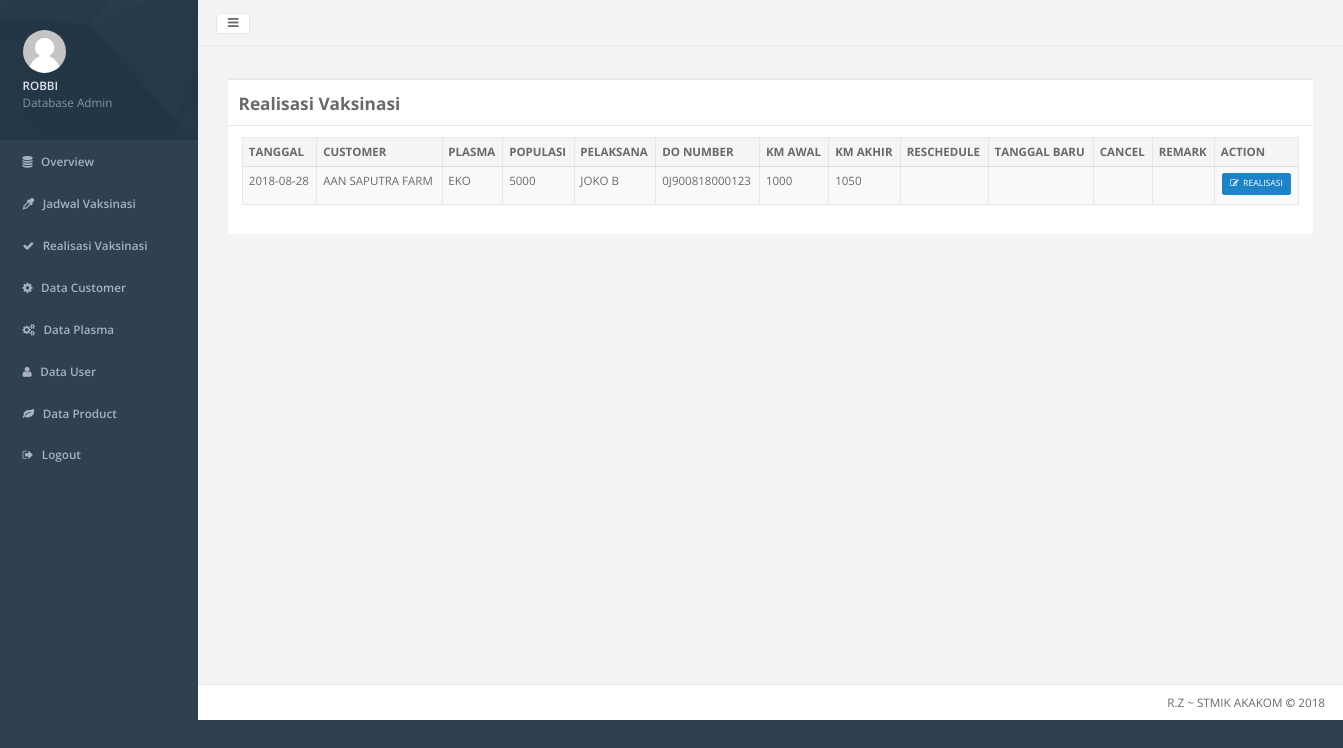
/_admin/home.php?hal=realisasi-data (signed in), run on an earlier commit of the app's database.
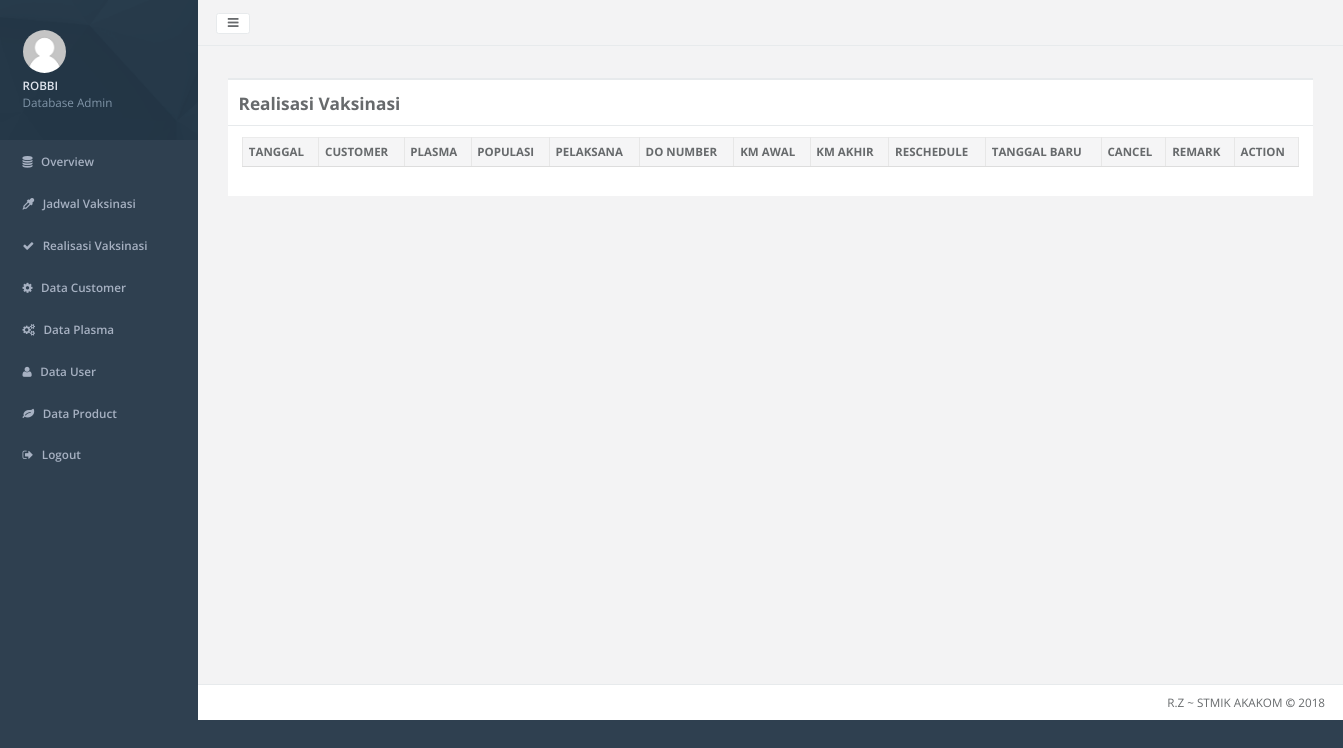
And on a later commit of the database.
### tables this page shows
CREATE TABLE `vaksinasi` (
  `vacid` int(255) NOT NULL,
  `plasmacode` int(8) NOT NULL,
  `stockcode` varchar(8) NOT NULL,
  `pelaksana` int(8) NOT NULL,
  `tanggal` date NOT NULL,
  `jenis` enum('LAYER','BROILER','PEJANTAN','BREEDING','BEBEK') NOT NULL,
  `populasi` int(8) NOT NULL,
  `umur` int(4) NOT NULL,
  `aplikasi` enum('SUBKUTAN','IM-DADA','IM-PAHA','T-MATA','T-MULUT','T-HIDUNG','MINUM','SPRAY','SAYAP') NOT NULL,
  `status` enum('BELUM','SUDAH') NOT NULL DEFAULT 'BELUM',
  `donumber` varchar(16) DEFAULT NULL,
  `batch` varchar(16) DEFAULT NULL,
  `kmstart` int(8) DEFAULT NULL,
  `kmfinish` int(8) DEFAULT NULL,
  `remark` varchar(128) DEFAULT NULL,
  `reschedule` enum('A','B','C','D','E','F','G','H') DEFAULT NULL,
  `newdate` date DEFAULT NULL,
  `cancel` enum('1','2','3','4') DEFAULT NULL
);

CREATE TABLE `customer` (
  `custcode` char(5) NOT NULL,
  `custname` varchar(32) NOT NULL,
  `category` enum('PS','Farm','KK','KL','KN') NOT NULL,
  `salesman` varchar(3) NOT NULL
);

CREATE TABLE `plasma` (
  `plasmacode` int(8) NOT NULL,
  `custcode` varchar(5) NOT NULL,
  `plasmaname` varchar(32) NOT NULL,
  `address` varchar(128) NOT NULL,
  `city` varchar(32) NOT NULL,
  `area` enum('DK','LK') NOT NULL,
  `phone` varchar(16) NOT NULL
);

CREATE TABLE `user` (
  `uid` int(8) NOT NULL,
  `username` varchar(32) NOT NULL,
  `password` varchar(16) NOT NULL,
  `role` enum('admin','koordinator','vaksinator') NOT NULL,
  `token` varchar(64) NOT NULL
);

### _admin/realisasi-data.php (the view, shortened to what this page needs)
<div class="wrapper wrapper-content animated fadeInRight" style="zoom: 0.8;">
    <div class="row">
        <div class="col-lg-12">
            <div class="ibox float-e-margins">
                <div class="ibox-title">
                    <h2><b>Realisasi Vaksinasi</b></h2>
                </div>
                <div class="ibox-content">
                    <div class="table-responsive">
                        <table class="table table-striped table-bordered table-hover dataTables-examples" >
                            <thead>
                                <tr>
                                    <th>TANGGAL</th>
                                    <th>CUSTOMER</th>
                                    <th>PLASMA</th>
                                    <th>POPULASI</th>
                                    <th>PELAKSANA</th>
                                    <th>DO NUMBER</th>
                                    <th>KM AWAL</th>
                                    <th>KM AKHIR</th>
                                    <th>RESCHEDULE</th>
                                    <th>TANGGAL BARU</th>
                                    <th>CANCEL</th>
                                    <th>REMARK</th>
                                    <th>ACTION</th>
                                </tr>
                            </thead>
                            <tbody>
                            <?php
                            include '../koneksi.php';
                            $sql = "SELECT * FROM vaksinasi,user,product,plasma,customer WHERE vaksinasi.pelaksana = user.uid AND vaksinasi.stockcode=product.stockcode AND vaksinasi.plasmacode = plasma.plasmacode AND plasma.custcode = customer.custcode ORDER BY tanggal DESC";
                            $query = mysqli_query($kon, $sql);
                            while ($row = mysqli_fetch_array($query)) {
                            ?>
                                <tr>
                                    <td><?php echo $row['tanggal'];?></td>
                                    <td><?php echo $row['custname'];?></td>
                                    <td><?php echo $row['plasmaname'];?></td>
                                    <td><?php echo $row['populasi'];?></td>
                                    <td><?php echo $row['username'];?></td>
                                    <td><?php echo $row['donumber'];?></td>
                                    <td><?php echo $row['kmstart'];?></td>
                                    <td><?php echo $row['kmfinish'];?></td>
                                    <?php
                                    if ($row['reschedule']=='A'){$showReschedule='Ayam dalam pengobatan';}
                                    else if ($row['reschedule']=='B'){$showReschedule='Ayam terlalu kecil';}
                                    else if ($row['reschedule']=='C'){$showReschedule='Chick in mundur';}
                                    else if ($row['reschedule']=='D'){$showReschedule='Jadwal padat';}
                                    else if ($row['reschedule']=='E'){$showReschedule='Kurang vaksinator';}
                                    else if ($row['reschedule']=='F'){$showReschedule='Mendahulukan kasus';}
                                    else if ($row['reschedule']=='G'){$showReschedule='Permintaan peternak';}
                                    else if ($row['reschedule']=='H'){$showReschedule='Lain-lain';}
                                    else{$showReschedule='';}
                                    ?>
                                    <td><?php echo $showReschedule;?></td>
                                    <td><?php echo $row['newdate'];?></td>
                                    <?php
                                    if ($row['cancel']=='1'){$showCancel='Dikerjakan orang lain';}
                                    else if ($row['cancel']=='2'){$showCancel='Sudah dipanen';}
                                    else if ($row['cancel']=='3'){$showCancel='Vaksin hatchery';}
                                    else if ($row['cancel']=='4'){$showCancel='Lain-lain';}
                                    else{$showCancel='';}
                                    ?>
                                    <td><?php echo $showCancel;?></td>
                                    <td><?php echo $row['remark'];?></td>
                                    <td class="center">
                                        <center>
                                            <a class="btn btn-sm btn-success" href="home.php?hal=realisasi-edit&vacid=<?php echo $row['vacid']?>" title="Edit"><i class="fa fa-edit"></i>&nbsp REALISASI</a>
                                        </center>
                                    </td>
                                </tr>
                            <?php } ?>
                            </tbody>
                        </table>
                    </div>
                </div>
            </div>
        </div>
    </div>
</div>

What changed in the data, as far as the page shows it:
removed vaksinasi: tanggal "2018-08-28", customer.custname "AAN SAPUTRA FARM", plasma.plasmaname "EKO", populasi "5000", user.username "JOKO B", donumber "0J900818000123", kmstart "1000", kmfinish "1050"
